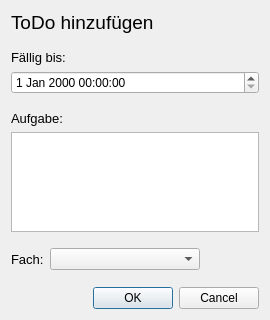
<?xml version="1.0" encoding="UTF-8"?>
<ui version="4.0">
 <class>new_toDo</class>
 <widget class="QDialog" name="new_toDo">
  <property name="geometry">
   <rect>
    <x>0</x>
    <y>0</y>
    <width>270</width>
    <height>320</height>
   </rect>
  </property>
  <property name="minimumSize">
   <size>
    <width>270</width>
    <height>320</height>
   </size>
  </property>
  <property name="maximumSize">
   <size>
    <width>16777215</width>
    <height>320</height>
   </size>
  </property>
  <property name="windowTitle">
   <string>new_toDo</string>
  </property>
  <layout class="QVBoxLayout" name="verticalLayout_2">
   <item>
    <layout class="QVBoxLayout" name="verticalLayout">
     <item>
      <widget class="QLabel" name="label_3">
       <property name="font">
        <font>
         <pointsize>14</pointsize>
        </font>
       </property>
       <property name="text">
        <string>ToDo hinzufügen</string>
       </property>
      </widget>
     </item>
     <item>
      <spacer name="verticalSpacer_4">
       <property name="orientation">
        <enum>Qt::Vertical</enum>
       </property>
       <property name="sizeHint" stdset="0">
        <size>
         <width>20</width>
         <height>40</height>
        </size>
       </property>
      </spacer>
     </item>
     <item>
      <widget class="QLabel" name="label_2">
       <property name="font">
        <font>
         <pointsize>10</pointsize>
        </font>
       </property>
       <property name="text">
        <string>Fällig bis:</string>
       </property>
      </widget>
     </item>
     <item>
      <widget class="QDateTimeEdit" name="dateTimeEdit"/>
     </item>
     <item>
      <spacer name="verticalSpacer_3">
       <property name="orientation">
        <enum>Qt::Vertical</enum>
       </property>
       <property name="sizeHint" stdset="0">
        <size>
         <width>20</width>
         <height>40</height>
        </size>
       </property>
      </spacer>
     </item>
     <item>
      <widget class="QLabel" name="label_4">
       <property name="font">
        <font>
         <pointsize>10</pointsize>
        </font>
       </property>
       <property name="text">
        <string>Aufgabe:</string>
       </property>
      </widget>
     </item>
     <item>
      <widget class="QTextEdit" name="textEdit">
       <property name="minimumSize">
        <size>
         <width>0</width>
         <height>100</height>
        </size>
       </property>
       <property name="maximumSize">
        <size>
         <width>16777215</width>
         <height>100</height>
        </size>
       </property>
      </widget>
     </item>
     <item>
      <spacer name="verticalSpacer_2">
       <property name="orientation">
        <enum>Qt::Vertical</enum>
       </property>
       <property name="sizeHint" stdset="0">
        <size>
         <width>20</width>
         <height>40</height>
        </size>
       </property>
      </spacer>
     </item>
     <item>
      <layout class="QHBoxLayout" name="horizontalLayout">
       <item>
        <widget class="QLabel" name="label_5">
         <property name="maximumSize">
          <size>
           <width>50</width>
           <height>16777215</height>
          </size>
         </property>
         <property name="font">
          <font>
           <pointsize>10</pointsize>
          </font>
         </property>
         <property name="text">
          <string>Fach:</string>
         </property>
        </widget>
       </item>
       <item>
        <widget class="QComboBox" name="comboBox">
         <property name="minimumSize">
          <size>
           <width>150</width>
           <height>0</height>
          </size>
         </property>
        </widget>
       </item>
       <item>
        <spacer name="horizontalSpacer">
         <property name="orientation">
          <enum>Qt::Horizontal</enum>
         </property>
         <property name="sizeHint" stdset="0">
          <size>
           <width>40</width>
           <height>20</height>
          </size>
         </property>
        </spacer>
       </item>
      </layout>
     </item>
     <item>
      <spacer name="verticalSpacer">
       <property name="orientation">
        <enum>Qt::Vertical</enum>
       </property>
       <property name="sizeHint" stdset="0">
        <size>
         <width>20</width>
         <height>40</height>
        </size>
       </property>
      </spacer>
     </item>
     <item>
      <widget class="QDialogButtonBox" name="buttonBox">
       <property name="orientation">
        <enum>Qt::Horizontal</enum>
       </property>
       <property name="standardButtons">
        <set>QDialogButtonBox::Cancel|QDialogButtonBox::Ok</set>
       </property>
      </widget>
     </item>
    </layout>
   </item>
  </layout>
 </widget>
 <layoutdefault spacing="6" margin="11"/>
 <resources/>
 <connections/>
</ui>
